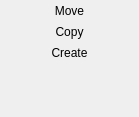
<?xml version="1.0" encoding="UTF-8"?>
<ui version="4.0">
 <class>ToolBarTagGroup</class>
 <widget class="QWidget" name="ToolBarTagGroup">
  <property name="geometry">
   <rect>
    <x>0</x>
    <y>0</y>
    <width>139</width>
    <height>117</height>
   </rect>
  </property>
  <property name="sizePolicy">
   <sizepolicy hsizetype="Preferred" vsizetype="Minimum">
    <horstretch>0</horstretch>
    <verstretch>0</verstretch>
   </sizepolicy>
  </property>
  <property name="windowTitle">
   <string>Form</string>
  </property>
  <layout class="QGridLayout" name="gridLayout">
   <property name="leftMargin">
    <number>3</number>
   </property>
   <property name="topMargin">
    <number>0</number>
   </property>
   <property name="rightMargin">
    <number>3</number>
   </property>
   <property name="bottomMargin">
    <number>0</number>
   </property>
   <property name="horizontalSpacing">
    <number>6</number>
   </property>
   <property name="verticalSpacing">
    <number>0</number>
   </property>
   <item row="0" column="0">
    <widget class="QToolButton" name="moveTagButton">
     <property name="sizePolicy">
      <sizepolicy hsizetype="Minimum" vsizetype="Fixed">
       <horstretch>0</horstretch>
       <verstretch>0</verstretch>
      </sizepolicy>
     </property>
     <property name="toolTip">
      <string>Moves the selected tag to the new clicked point</string>
     </property>
     <property name="text">
      <string>Move</string>
     </property>
     <property name="icon">
      <iconset resource="../../../openscantools.qrc">
       <normaloff>:/icons/100x100/move_tag.png</normaloff>:/icons/100x100/move_tag.png</iconset>
     </property>
     <property name="iconSize">
      <size>
       <width>20</width>
       <height>20</height>
      </size>
     </property>
     <property name="checkable">
      <bool>true</bool>
     </property>
     <property name="autoExclusive">
      <bool>false</bool>
     </property>
     <property name="toolButtonStyle">
      <enum>Qt::ToolButtonTextBesideIcon</enum>
     </property>
     <property name="autoRaise">
      <bool>true</bool>
     </property>
    </widget>
   </item>
   <item row="1" column="0">
    <widget class="QToolButton" name="copyTagButton">
     <property name="sizePolicy">
      <sizepolicy hsizetype="Minimum" vsizetype="Fixed">
       <horstretch>0</horstretch>
       <verstretch>0</verstretch>
      </sizepolicy>
     </property>
     <property name="toolTip">
      <string>Creates a copy of the selected tag, or paste the selected tags attributes to a tag from the same template.</string>
     </property>
     <property name="text">
      <string>Copy</string>
     </property>
     <property name="icon">
      <iconset resource="../../../openscantools.qrc">
       <normaloff>:/icons/100x100/copy_tag.png</normaloff>:/icons/100x100/copy_tag.png</iconset>
     </property>
     <property name="iconSize">
      <size>
       <width>20</width>
       <height>20</height>
      </size>
     </property>
     <property name="checkable">
      <bool>true</bool>
     </property>
     <property name="autoExclusive">
      <bool>false</bool>
     </property>
     <property name="toolButtonStyle">
      <enum>Qt::ToolButtonTextBesideIcon</enum>
     </property>
     <property name="autoRaise">
      <bool>true</bool>
     </property>
    </widget>
   </item>
   <item row="2" column="0">
    <widget class="QToolButton" name="createTagButton">
     <property name="sizePolicy">
      <sizepolicy hsizetype="Minimum" vsizetype="Fixed">
       <horstretch>0</horstretch>
       <verstretch>0</verstretch>
      </sizepolicy>
     </property>
     <property name="toolTip">
      <string>Create a new tag. You can select a pictogram (style) before creating. If you want to use a default name, enter it in the Attribute section.</string>
     </property>
     <property name="text">
      <string>Create</string>
     </property>
     <property name="icon">
      <iconset resource="../../../openscantools.qrc">
       <normaloff>:/icons/100x100/add_tag.png</normaloff>:/icons/100x100/add_tag.png</iconset>
     </property>
     <property name="iconSize">
      <size>
       <width>20</width>
       <height>20</height>
      </size>
     </property>
     <property name="checkable">
      <bool>true</bool>
     </property>
     <property name="autoExclusive">
      <bool>false</bool>
     </property>
     <property name="toolButtonStyle">
      <enum>Qt::ToolButtonTextBesideIcon</enum>
     </property>
     <property name="autoRaise">
      <bool>true</bool>
     </property>
    </widget>
   </item>
   <item row="3" column="0">
    <spacer name="verticalSpacer">
     <property name="orientation">
      <enum>Qt::Vertical</enum>
     </property>
     <property name="sizeHint" stdset="0">
      <size>
       <width>0</width>
       <height>0</height>
      </size>
     </property>
    </spacer>
   </item>
  </layout>
 </widget>
 <tabstops>
  <tabstop>moveTagButton</tabstop>
  <tabstop>copyTagButton</tabstop>
  <tabstop>createTagButton</tabstop>
 </tabstops>
 <resources>
  <include location="../../../openscantools.qrc"/>
 </resources>
 <connections/>
</ui>
